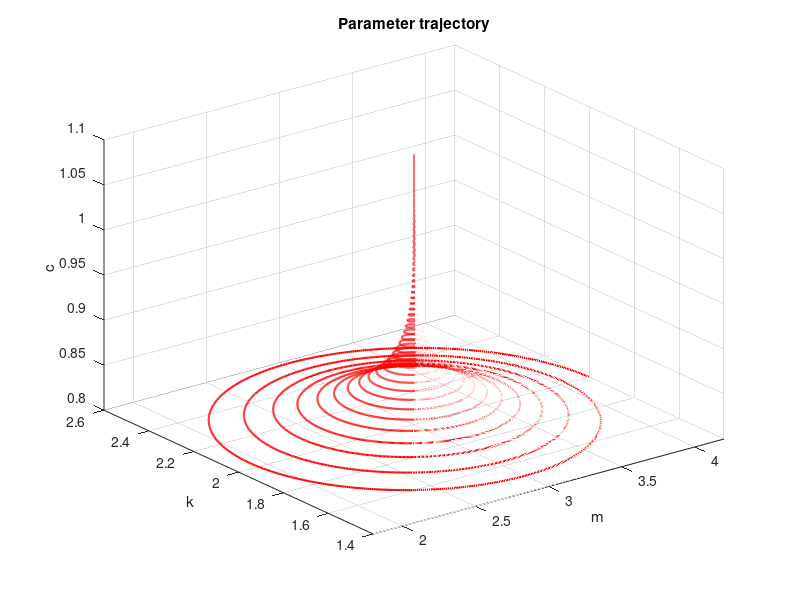

This figure's MATLAB source:
% Parameter trajectory for the mass-damper-spring system
%
time = 0:0.001:30;
%
for i = 1:30000
    t = time(i);
    x(i) = 3.0 + 1.2*exp(-0.3*t)*cos(10*t);
    y(i) = 2.0 + 0.6*exp(-0.3*t)*sin(10*t);
    z(i) = 0.8 + 0.01*t;
end 
figure(1)
plot3(x,y,z,'r-','LineWidth',1.5), grid
axis([1.8 4.2 1.4 2.6 0.8 1.1])
xlabel('m')
ylabel('k')
zlabel('c')
title('Parameter trajectory')
clear x, clear y, clear z